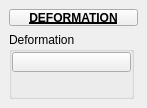
<?xml version="1.0" encoding="UTF-8"?>
<ui version="4.0">
 <class>QtUi</class>
 <widget class="QMainWindow" name="QtUi">
  <property name="enabled">
   <bool>true</bool>
  </property>
  <property name="geometry">
   <rect>
    <x>0</x>
    <y>0</y>
    <width>147</width>
    <height>108</height>
   </rect>
  </property>
  <property name="minimumSize">
   <size>
    <width>0</width>
    <height>0</height>
   </size>
  </property>
  <property name="maximumSize">
   <size>
    <width>999</width>
    <height>999</height>
   </size>
  </property>
  <property name="windowTitle">
   <string>Toolkit</string>
  </property>
  <property name="tabShape">
   <enum>QTabWidget::Triangular</enum>
  </property>
  <property name="dockNestingEnabled">
   <bool>true</bool>
  </property>
  <property name="dockOptions">
   <set>QMainWindow::AllowNestedDocks|QMainWindow::AllowTabbedDocks|QMainWindow::AnimatedDocks|QMainWindow::ForceTabbedDocks</set>
  </property>
  <widget class="QWidget" name="mainWindow">
   <layout class="QVBoxLayout" name="verticalLayout_2">
    <item>
     <widget class="PushButtonDraggable" name="draggable_header">
      <property name="minimumSize">
       <size>
        <width>19</width>
        <height>17</height>
       </size>
      </property>
      <property name="maximumSize">
       <size>
        <width>999</width>
        <height>17</height>
       </size>
      </property>
      <property name="font">
       <font>
        <weight>75</weight>
        <bold>true</bold>
        <underline>true</underline>
       </font>
      </property>
      <property name="text">
       <string>DEFORMATION</string>
      </property>
      <property name="checkable">
       <bool>true</bool>
      </property>
     </widget>
    </item>
    <item>
     <layout class="QVBoxLayout" name="verticalLayout">
      <property name="spacing">
       <number>0</number>
      </property>
      <item>
       <widget class="QGroupBox" name="groupBox">
        <property name="enabled">
         <bool>true</bool>
        </property>
        <property name="minimumSize">
         <size>
          <width>125</width>
          <height>0</height>
         </size>
        </property>
        <property name="maximumSize">
         <size>
          <width>125</width>
          <height>999</height>
         </size>
        </property>
        <property name="title">
         <string>Deformation</string>
        </property>
        <layout class="QVBoxLayout" name="verticalLayout_3">
         <property name="spacing">
          <number>0</number>
         </property>
         <property name="leftMargin">
          <number>0</number>
         </property>
         <property name="topMargin">
          <number>0</number>
         </property>
         <property name="rightMargin">
          <number>0</number>
         </property>
         <property name="bottomMargin">
          <number>0</number>
         </property>
         <item>
          <widget class="PushButton" name="tb001">
           <property name="enabled">
            <bool>true</bool>
           </property>
           <property name="minimumSize">
            <size>
             <width>0</width>
             <height>20</height>
            </size>
           </property>
           <property name="maximumSize">
            <size>
             <width>999</width>
             <height>20</height>
            </size>
           </property>
           <property name="toolTip">
            <string/>
           </property>
           <property name="text">
            <string/>
           </property>
           <property name="iconSize">
            <size>
             <width>18</width>
             <height>18</height>
            </size>
           </property>
          </widget>
         </item>
         <item>
          <spacer name="verticalSpacer">
           <property name="orientation">
            <enum>Qt::Vertical</enum>
           </property>
           <property name="sizeHint" stdset="0">
            <size>
             <width>20</width>
             <height>40</height>
            </size>
           </property>
          </spacer>
         </item>
        </layout>
       </widget>
      </item>
     </layout>
    </item>
   </layout>
  </widget>
 </widget>
 <customwidgets>
  <customwidget>
   <class>PushButtonDraggable</class>
   <extends>QPushButton</extends>
   <header>widgets.pushbuttondraggable.h</header>
  </customwidget>
  <customwidget>
   <class>PushButton</class>
   <extends>QPushButton</extends>
   <header>widgets.pushbutton.h</header>
  </customwidget>
 </customwidgets>
 <resources/>
 <connections/>
 <designerdata>
  <property name="gridDeltaX">
   <number>5</number>
  </property>
  <property name="gridDeltaY">
   <number>5</number>
  </property>
  <property name="gridSnapX">
   <bool>true</bool>
  </property>
  <property name="gridSnapY">
   <bool>true</bool>
  </property>
  <property name="gridVisible">
   <bool>true</bool>
  </property>
 </designerdata>
</ui>
